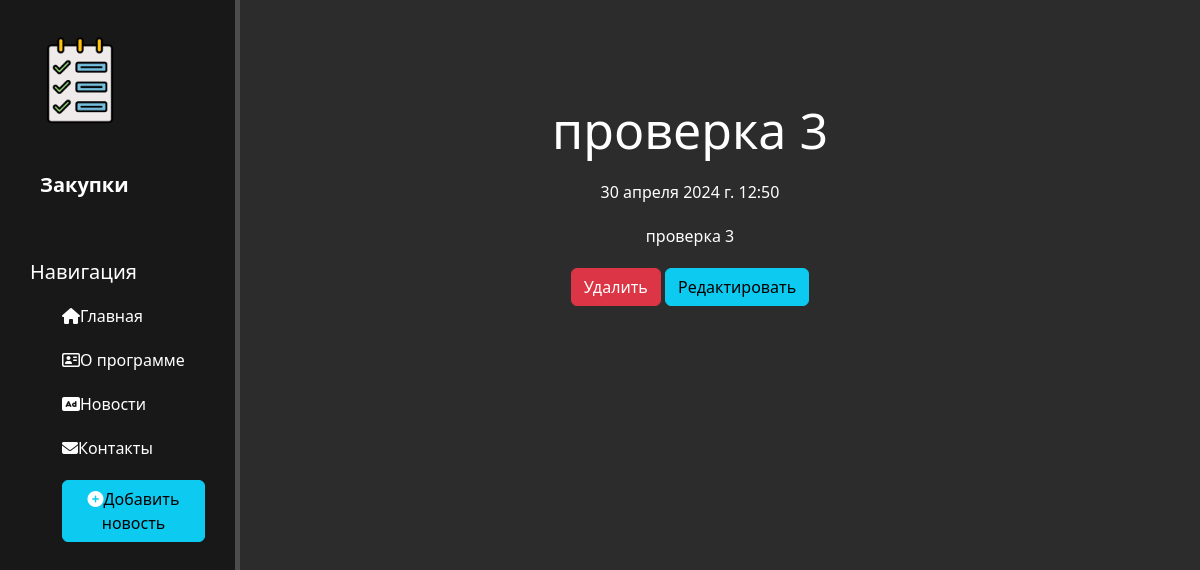
Screenshot of /news/3 with the database file from the repository.
### news/models.py (models this page shows, shortened)
class Artecles(models.Model):
    title = models.CharField('Название', max_length=50)
    anons = models.CharField('Анонс', max_length=250)
    full_text = models.TextField('Статья')
    date = models.DateTimeField('Дата публикации')
    class Meta:
        verbose_name = 'Новость'
        verbose_name_plural = 'Новости'

### news/views.py (the view)
# urls.py: path('<int:pk>', views.NewsDetailView.as_view(), name='news-detail'),
class NewsDetailView(DetailView):
    model = Artecles
    template_name = 'news/detail_view.html'
    context_object_name = 'article'

### news/templates/news/detail_view.html (shortened to what this page needs)
{% extends 'main/layout.html' %}
{% block content %}
    <div class="features">
        <h1>{{ article.title }}</h1>
        <p>{{ article.date }}</p>
        <p>{{ article.full_text }}</p>
        <a href="{% url 'news-delete' article.id %}" class="btn btn-danger">Удалить</a>
        <a href="{% url 'news-update' article.id %}" class="btn btn-info">Редактировать</a>
    </div>
{% endblock %}

### main/static/main/css/main.css (style rules this page uses)
:root { --main-color: #ffffff; }
body { background: #2c2c2c; }
main .features { float: left; color: #ffffff; margin-top: 100px; text-align: center; width: 75%; }
main .features h1 { font-size: 50px }
main .features p { max-width: 400px; margin: 20px auto }

### rows the page displays
Artecles: title "проверка 3", date "30 апреля 2024 г. 12:50", full_text "проверка 3"
